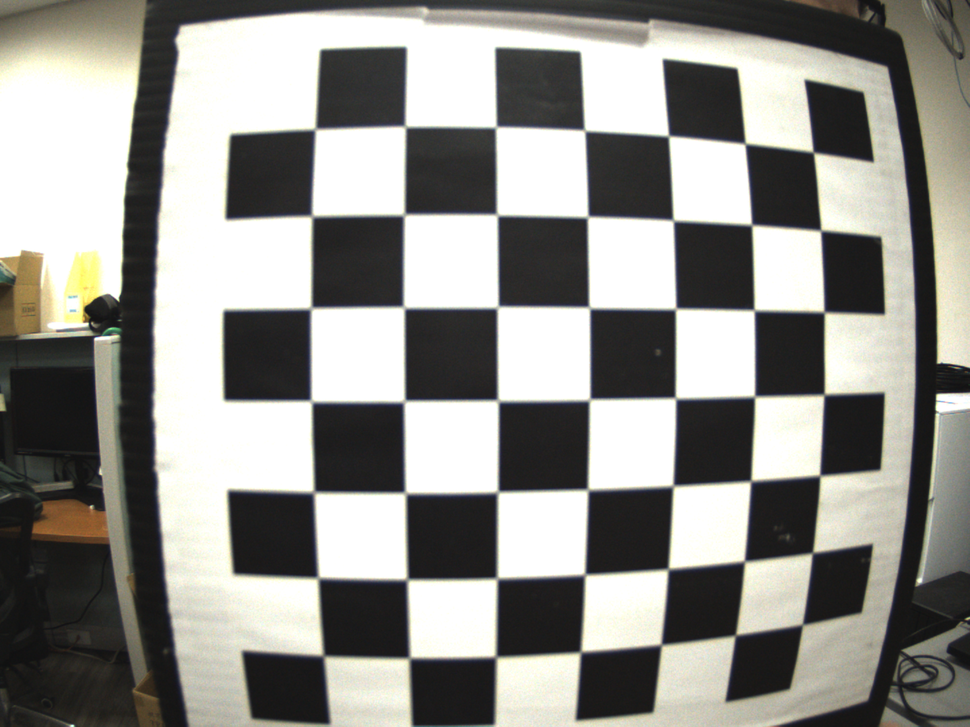
#> input picture Distortion/distortion.png, 970 x 727 px, shrunk from 1440 x 1080 before the run
$ jupyter execute Distortion.ipynb   (shell and % lines are left out)
#> lines starting #> are read from the running program, lines starting #| are printed output that depends on the picture
[cell 1]
from google.colab import drive
drive.mount('/content/gdrive')

%cd /content/gdrive/MyDrive/PAKDD/Distortion

# Import library and setting parameter

[cell 2]
import cv2
import numpy as np

# distortion parameter
dist = np.array([[-0.5174073649660939, 0.3434369569637, 0.00017737728144079067, 0.0012798953431086466, -0.14252643754041577]])
# intrinsic matrix
mtx = np.array([[1235.057507552043, 0.0, 762.6318057740573], [0.0, 1235.887521219294, 554.1490296341883], [0.0, 0.0, 1.0]])

[cell 3]
img = cv2.imread('distortion.png')
#> img is the input picture: shape (727, 970, 3); mean B, G, R 138.1, 143, 143.8

width = img.shape[0]
#> width = 727
height = img.shape[1]
#> height = 970

newcameramtx1, roi= cv2.getOptimalNewCameraMatrix(mtx, dist, (width,height), 1, (width,height))
#> roi = (265, 189, 458, 660)
undistorted_frame1 = cv2.undistort(
    img, mtx, dist, None, newcameramtx1)
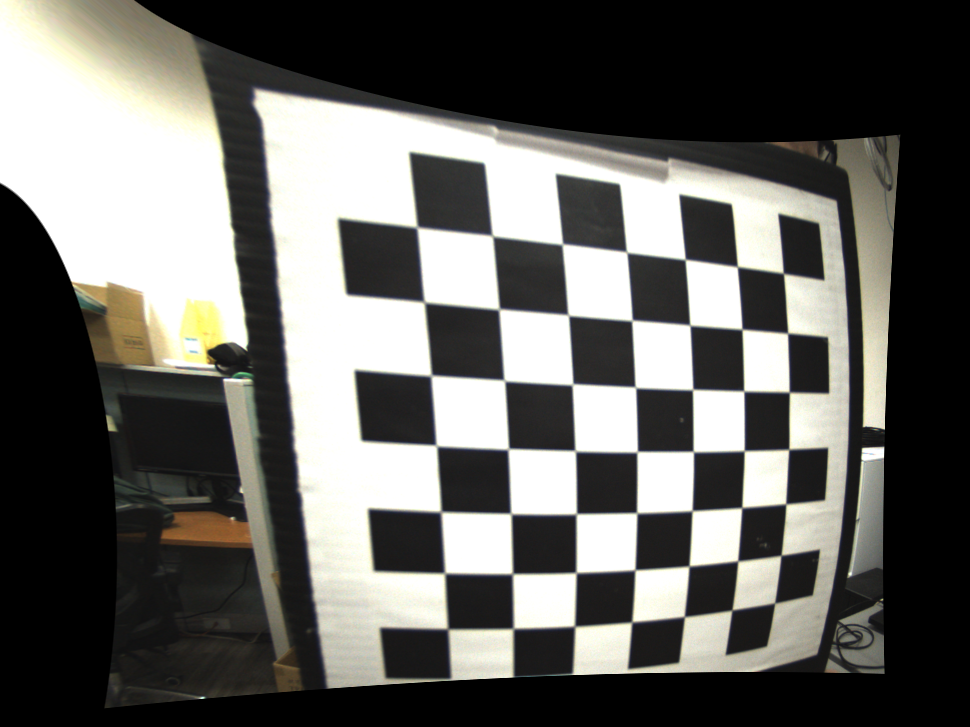
#> undistorted_frame1: shape (727, 970, 3); mean B, G, R 96.6, 100.4, 101.1
cv2.imshow("undistorted %s" % (undistorted_frame1.shape,), undistorted_frame1)
cv2.waitKey(10)
cv2.imwrite('undistortion.png', undistorted_frame1)

newcameramtx2, roi= cv2.getOptimalNewCameraMatrix(mtx, dist, (width,height), 0, (width,height))
#> roi = (0, 0, 726, 969)
undistorted_frame2 = cv2.undistort(
    img, mtx, dist, None, newcameramtx2)
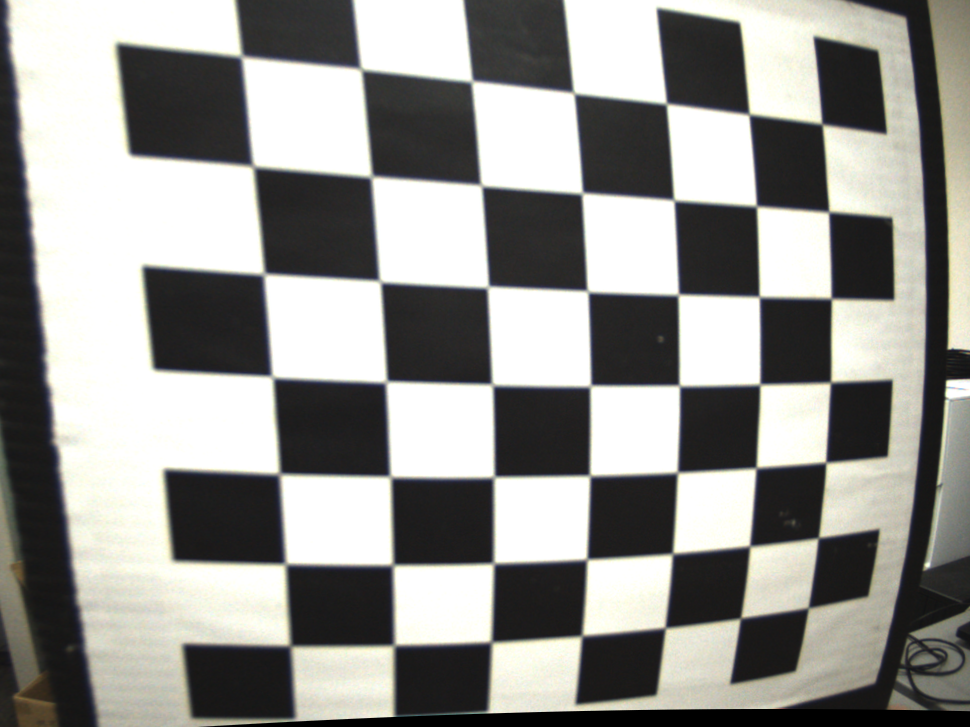
#> undistorted_frame2: shape (727, 970, 3); mean B, G, R 142.9, 146.6, 147
cv2.imshow("undistorted %s" % (undistorted_frame2.shape,), undistorted_frame2)
cv2.waitKey(10)
cv2.imwrite('undistortion_filter.png', undistorted_frame2)
#> Out = True
